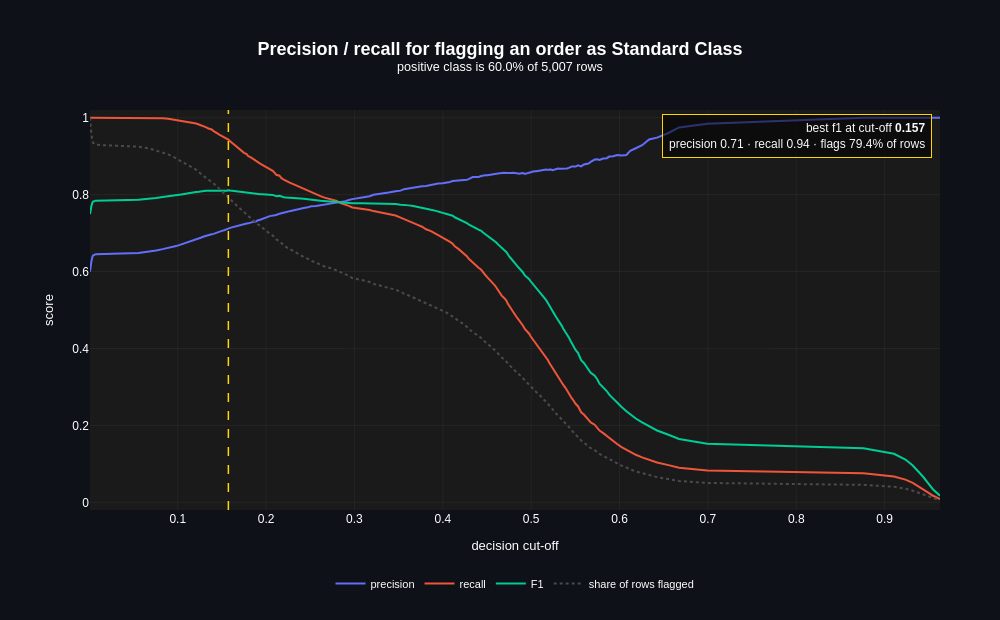

The notebook cell this image was saved under:
### Markdown cell above
Almost every order flagged Standard Class carries a `priority` of Low or
Medium, exactly the segment where Section 3's crosstab showed no
Critical-priority order ever lands on Standard. That's a useful filter on its
own: a Low-priority order predicted Standard isn't a nudge opportunity, it's
the model correctly reading a near-fixed rule, and no discount is going to
move it. The Medium-priority share of that flagged group is the real target:
orders where the mode isn't locked in by priority alone.

### Code cell
cp.threshold_sweep_plot(
    (y_test == "Standard Class").astype(int), p_standard, optimise="f1",
    title="Precision / recall for flagging an order as Standard Class",
)

### Figure 1 — Plotly figure (JSON) as saved in the notebook; plotly's stock layout.template omitted (floating-point values rounded to 4 significant figures; data arrays with more than 128 entries replaced by an {"elided": "..."} marker saying what was removed)
{"data": [{"hovertemplate": "precision %{y:.3f} at cut-off %{x:.3f}<extra></extra>", "line": {"color": "#636EFA", "dash": "solid", "width": 2}, "mode": "lines", "name": "precision", "type": "scatter", "x": {"elided": "199 float values"}, "y": {"elided": "199 float values"}}, {"hovertemplate": "recall %{y:.3f} at cut-off %{x:.3f}<extra></extra>", "line": {"color": "#EF553B", "dash": "solid", "width": 2}, "mode": "lines", "name": "recall", "type": "scatter", "x": {"elided": "199 float values"}, "y": {"elided": "199 float values"}}, {"hovertemplate": "F1 %{y:.3f} at cut-off %{x:.3f}<extra></extra>", "line": {"color": "#00CC96", "dash": "solid", "width": 2}, "mode": "lines", "name": "F1", "type": "scatter", "x": {"elided": "199 float values"}, "y": {"elided": "199 float values"}}, {"hovertemplate": "share of rows flagged %{y:.3f} at cut-off %{x:.3f}<extra></extra>", "line": {"color": "#4a4a4a", "dash": "dot", "width": 2}, "mode": "lines", "name": "share of rows flagged", "type": "scatter", "x": {"elided": "199 float values"}, "y": {"elided": "199 float values"}}], "layout": {"annotations": [{"align": "right", "bgcolor": "rgba(0,0,0,0.55)", "bordercolor": "#FFD700", "borderpad": 6, "borderwidth": 1, "font": {"color": "#fafafa", "size": 12}, "showarrow": false, "text": "best f1 at cut-off <b>0.157</b><br>precision 0.71 · recall 0.94 · flags 79.4% of rows", "x": 0.99, "xanchor": "right", "xref": "paper", "y": 0.99, "yanchor": "top", "yref": "paper"}], "font": {"color": "white", "family": "Arial"}, "height": 620, "legend": {"font": {"size": 11}, "orientation": "h", "x": 0.5, "xanchor": "center", "y": -0.22, "yanchor": "bottom"}, "margin": {"b": 110, "l": 90, "r": 60, "t": 110}, "paper_bgcolor": "#0e1117", "plot_bgcolor": "#1a1a1a", "shapes": [{"line": {"color": "#FFD700", "dash": "dash", "width": 1.5}, "type": "line", "x0": 0.1573, "x1": 0.1573, "xref": "x", "y0": 0, "y1": 1, "yref": "y domain"}], "title": {"font": {"color": "white", "family": "Arial", "size": 18}, "text": "<b>Precision / recall for flagging an order as Standard Class</b><br><sup>positive class is 60.0% of 5,007 rows</sup>", "x": 0.5, "xanchor": "center"}, "width": 1000, "xaxis": {"gridcolor": "rgba(128,128,128,0.2)", "gridwidth": 0.5, "showgrid": true, "title": {"font": {"size": 13}, "text": "decision cut-off"}}, "yaxis": {"gridcolor": "rgba(128,128,128,0.2)", "gridwidth": 0.5, "range": [-0.02, 1.02], "showgrid": true, "title": {"font": {"size": 13}, "text": "score"}, "zeroline": false}}}
